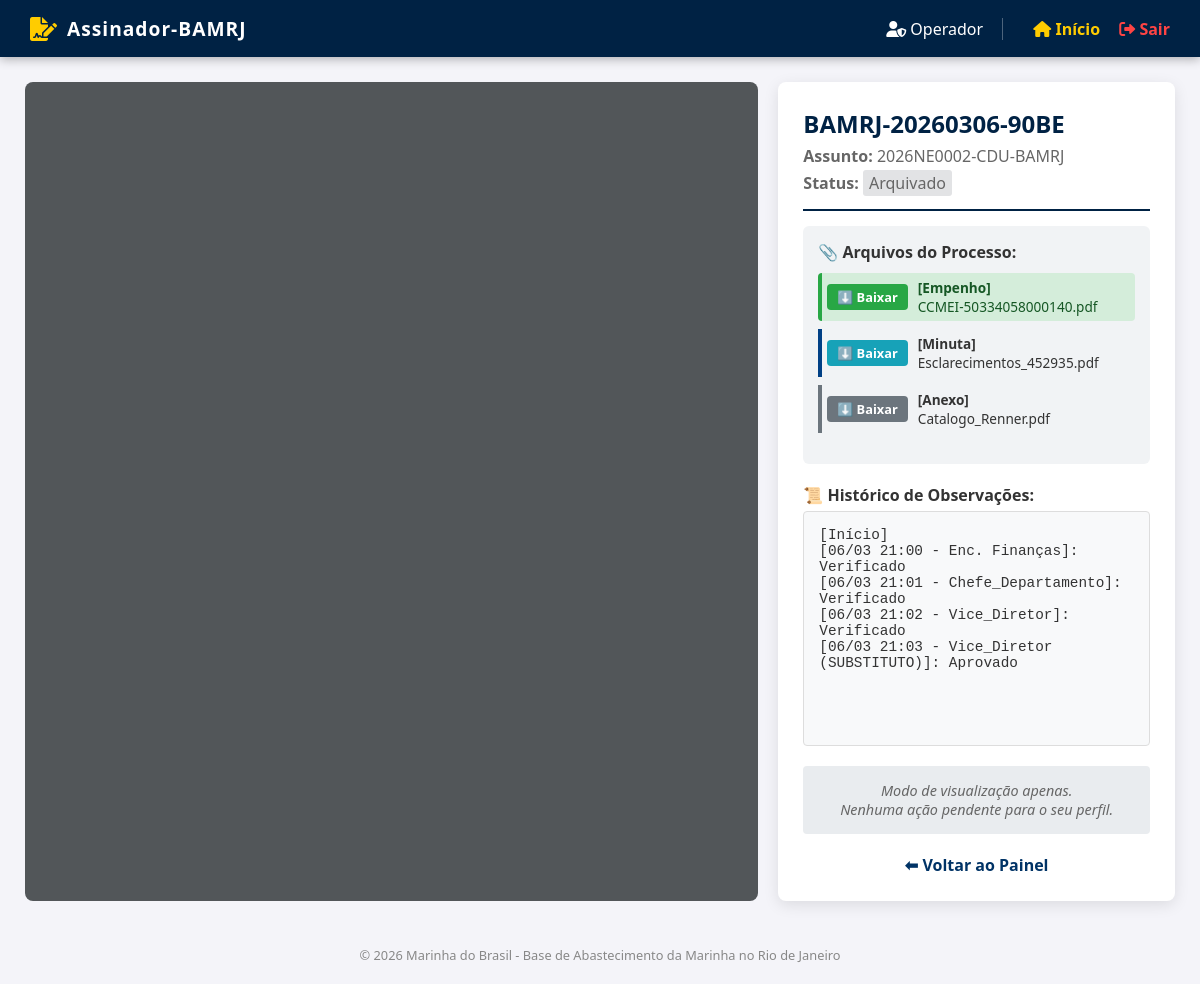
/view/1 (signed in), run on the app's committed database.
### app/models.py (models this page shows)
class Document(db.Model):
    __tablename__ = 'documents'
    id = db.Column(db.Integer, primary_key=True)
    protocol = db.Column(db.String(32), unique=True, nullable=False)
    name = db.Column(db.String(128), nullable=False)
    cpf_cnpj = db.Column(db.String(20), nullable=True)
    status = db.Column(db.String(64), default='Caixa de Entrada - Enc. Finanças') # ATUALIZADO
    is_priority = db.Column(db.Boolean, default=False)
    current_observation = db.Column(db.Text, nullable=True)
    uploader_name = db.Column(db.String(64))
    created_at = db.Column(db.DateTime, default=datetime.utcnow)
    files = db.relationship('DocumentFile', backref='document', lazy=True, cascade="all, delete-orphan")
    events = db.relationship('Event', backref='document', lazy=True, cascade="all, delete-orphan")

class DocumentFile(db.Model):
    __tablename__ = 'document_files'
    id = db.Column(db.Integer, primary_key=True)
    document_id = db.Column(db.Integer, db.ForeignKey('documents.id'), nullable=False)
    filename = db.Column(db.String(256), nullable=False)
    file_type = db.Column(db.String(64), nullable=False)

### app/routes.py (the view)
@main.route('/view/<int:doc_id>')
def view_process(doc_id):
    doc = Document.query.get_or_404(doc_id)
    return render_template('viewer.html', doc=doc, role=session.get('role'))

### app/templates/viewer.html (shortened to what this page needs)
{% extends 'base.html' %}
{% block content %}
<div style="display: flex; height: 88vh; gap: 20px;">
    <div id="pdf-viewer" style="flex: 2; background: #525659; overflow-y: auto; padding: 20px; border-radius: 8px;">
    </div>
    <div style="flex: 1; background: white; padding: 25px; border-radius: 8px; box-shadow: 0 4px 15px rgba(0,0,0,0.1); display: flex; flex-direction: column; overflow-y: auto;">
        <div style="border-bottom: 2px solid #002244; margin-bottom: 15px; padding-bottom: 10px;">
            <h2 style="margin: 0; color: #002244;">{{ doc.protocol }}</h2>
            <p style="margin: 5px 0; color: #666;"><strong>Assunto:</strong> {{ doc.name }}</p>
            <p style="margin: 5px 0; color: #666;"><strong>Status:</strong> <span style="background: #e2e3e5; padding: 2px 6px; border-radius: 3px;">{{ doc.status }}</span></p>
        </div>
        <div style="margin-bottom: 20px; background: #f1f3f5; padding: 15px; border-radius: 6px;">
            <label><strong>📎 Arquivos do Processo:</strong></label>
            <ul style="list-style: none; padding-left: 0; margin-top: 10px;">
                {% for f in doc.files if f.file_type == 'Nota de Empenho' %}
                <li style="margin-bottom: 8px; display: flex; align-items: center; gap: 10px; background: #d4edda; padding: 5px; border-radius: 4px; border-left: 4px solid #28a745;">
                    <a href="{{ url_for('main.get_pdf', filename=f.filename) }}" download class="btn" style="background: #28a745; color: white; padding: 4px 10px; text-decoration: none; border-radius: 4px; font-size: 0.8em; font-weight: bold;">⬇️ Baixar</a>
                    <span style="font-size: 0.85em; color: #155724;"><b>[Empenho]</b> <br> {{ f.filename.split('/')[-1] }}</span>
                </li>
                {% endfor %}
                {% if role != 'Usuário Comum' %}
                    {% for f in doc.files if f.file_type == 'Minuta' %}
                    <li style="margin-bottom: 8px; display: flex; align-items: center; gap: 10px; padding: 5px; border-left: 4px solid #004085;">
                        <a href="{{ url_for('main.get_pdf', filename=f.filename) }}" download class="btn" style="background: #17a2b8; color: white; padding: 4px 10px; text-decoration: none; border-radius: 4px; font-size: 0.8em; font-weight: bold;">⬇️ Baixar</a>
                        <span style="font-size: 0.85em; color: #333;"><b>[Minuta]</b> <br> {{ f.filename.split('/')[-1] }}</span>
                    </li>
                    {% endfor %}
                    {% for f in doc.files if f.file_type == 'Anexo' %}
                    <li style="margin-bottom: 8px; display: flex; align-items: center; gap: 10px; padding: 5px; border-left: 4px solid #6c757d;">
                        <a href="{{ url_for('main.get_pdf', filename=f.filename) }}" download class="btn" style="background: #6c757d; color: white; padding: 4px 10px; text-decoration: none; border-radius: 4px; font-size: 0.8em; font-weight: bold;">⬇️ Baixar</a>
                        <span style="font-size: 0.85em; color: #333;"><b>[Anexo]</b> <br> {{ f.filename.split('/')[-1] }}</span>
                    </li>
                    {% endfor %}
                {% endif %}
            </ul>
        </div>
        <label><strong>📜 Histórico de Observações:</strong></label>
        <div style="flex-grow: 1; min-height: 150px; overflow-y: auto; background: #f8f9fa; padding: 15px; border: 1px solid #ddd; border-radius: 4px; font-size: 0.9em; white-space: pre-wrap; margin-top: 5px; margin-bottom: 20px; font-family: 'Courier New', Courier, monospace;">{{ doc.current_observation or "Nenhuma observação registrada." }}</div>
        {% if role not in ['Usuário Comum', 'Operador'] and doc.status not in ['Arquivado', 'Cancelado', 'Devolvido - Operador', 'Aguardando Empenho - Operador'] %}
            <form action="{{ url_for('main.process_action', doc_id=doc.id, action='aprovar') }}" method="POST" id="action-form">
                <label><strong>✍️ Seu Parecer / Despacho:</strong></label>
                <textarea name="new_observation" style="width: 100%; height: 80px; margin-top: 5px; padding: 10px; border-radius: 4px; border: 1px solid #ccc; resize: none;" placeholder="Digite aqui a observação para o próximo nível hierárquico..." required></textarea>
                <div style="display: flex; gap: 10px; margin-top: 15px;">
                    <button type="submit" style="flex: 1; background: #28a745; color: white; padding: 12px; border: none; border-radius: 4px; font-weight: bold; cursor: pointer; font-size: 1em;">✅ APROVAR</button>
                    <button type="submit" name="action_alt" value="rejeitar"
                            onclick="this.form.action='{{ url_for('main.process_action', doc_id=doc.id, action='rejeitar') }}';"
                            style="flex: 1; background: #dc3545; color: white; padding: 12px; border: none; border-radius: 4px; font-weight: bold; cursor: pointer; font-size: 1em;">❌ REJEITAR</button>
                </div>
            </form>
        {% else %}
            <div style="background: #e9ecef; padding: 15px; border-radius: 4px; text-align: center; color: #666; font-size: 0.9em;">
                <em>Modo de visualização apenas.<br>Nenhuma ação pendente para o seu perfil.</em>
            </div>
        {% endif %}
        <a href="{{ url_for('main.index') }}" style="display: block; text-align: center; margin-top: 20px; color: #003366; text-decoration: none; font-weight: bold;">⬅ Voltar ao Painel</a>
    </div>
</div>
{% endblock %}

### app/templates/base.html (style rules this page uses)
:root { --navy: #002244; --gold: #ffcc00; --light-gray: #f4f4f9; }
body { font-family: 'Segoe UI', Tahoma, Geneva, Verdana, sans-serif; margin: 0; padding: 0; background-color: var(--light-gray); color: #333; }
button, .btn { border-radius: 4px; transition: filter 0.2s; }

### data on the page
Document: protocol "BAMRJ-20260306-90BE", name "2026NE0002-CDU-BAMRJ", status "Arquivado", current_observation "[Início] [06/03 21:00 - Enc. Finanças]: Verificado [06/03 21:01 - Chefe_Departamento]: Verificado [06/03 21:02 - Vice_Diretor]: Verificado [06/03 21:03 - Vice_Diretor (SUBSTITUTO)]: Aprovado"
DocumentFile: filename "CCMEI-50334058000140.pdf"
DocumentFile: filename "Esclarecimentos_452935.pdf"
DocumentFile: filename "Catalogo_Renner.pdf"

### other printed values
{{ session.get('role') }} "Operador"
